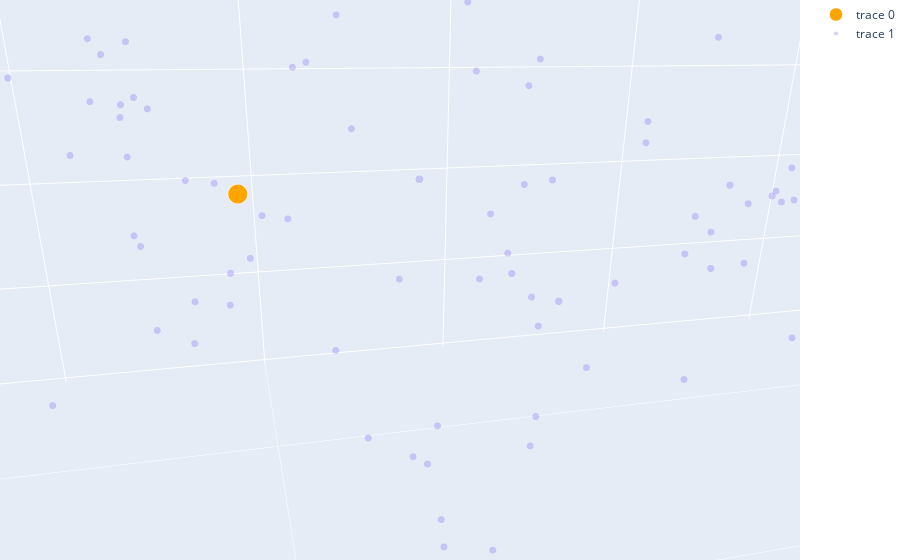

Notebook code for this chart:
### Code cell
xvar   = table['CentreOfPotential_x'][mask_Max]-x_max
yvar   = table['CentreOfPotential_y'][mask_Max]-y_max
zvar   = table['CentreOfPotential_z'][mask_Max]-z_max

xvar_HO= table['CentreOfPotential_x'][mask_null_HO]-x_max
yvar_HO= table['CentreOfPotential_y'][mask_null_HO]-y_max
zvar_HO= table['CentreOfPotential_z'][mask_null_HO]-z_max

cmin = min(metal_var)
cmax = max(metal_var)


fig = go.Figure(data=[go.Scatter3d(
    x=xvar,
    y=yvar,
    z=zvar,
    mode='markers',
    marker=dict(
        sizemin=sizemin,
        size=size,
        color='orange',
        opacity=1
    )
    ),go.Scatter3d(
        x=xvar_HO,
        y=yvar_HO,
        z=zvar_HO,
        mode='markers',
        marker=dict(
        sizemin=sizemin,
        size = size_HO,
        color='mediumslateblue',   # choose a colorscale
        opacity=0.3
    )
)])

# tight layout
fig.update_layout(scene = dict(
                    xaxis_title='C.O.P X[Mpc]',
                    yaxis_title='C.O.P Y[Mpc]',
                    zaxis_title='C.O.P Z[Mpc]'),
                    width=700,
                  margin =dict(l=0, r=0, b=0, t=0))

fig.show()

### Figure 1 — Plotly figure (JSON) as saved in the notebook; plotly's stock layout.template omitted (floating-point values rounded to 4 significant figures; data arrays with more than 128 entries replaced by an {"elided": "..."} marker saying what was removed)
{"data": [{"marker": {"color": "orange", "opacity": 1, "size": [13.59], "sizemin": 5.003}, "mode": "markers", "type": "scatter3d", "x": [0], "y": [0], "z": [0]}, {"marker": {"color": "mediumslateblue", "opacity": 0.3, "size": {"elided": "234 float values"}, "sizemin": 5.003}, "mode": "markers", "type": "scatter3d", "x": {"elided": "234 float values"}, "y": {"elided": "234 float values"}, "z": {"elided": "234 float values"}}], "layout": {"autosize": true, "dragmode": "zoom", "margin": {"b": 0, "l": 0, "r": 0, "t": 0}, "scene": {"aspectmode": "auto", "aspectratio": {"x": 1.297, "y": 0.9401, "z": 0.82}, "camera": {"center": {"x": 0.07943, "y": 0.009832, "z": -0.1578}, "eye": {"x": 0.1134, "y": 0.1665, "z": -0.1014}, "projection": {"type": "perspective"}, "up": {"x": 0, "y": 0, "z": 1}}, "dragmode": "turntable", "xaxis": {"title": {"text": "C.O.P X[kpc]"}, "type": "linear"}, "yaxis": {"title": {"text": "C.O.P Y[kpc]"}, "type": "linear"}, "zaxis": {"title": {"text": "C.O.P Z[kpc]"}, "type": "linear"}}}}
